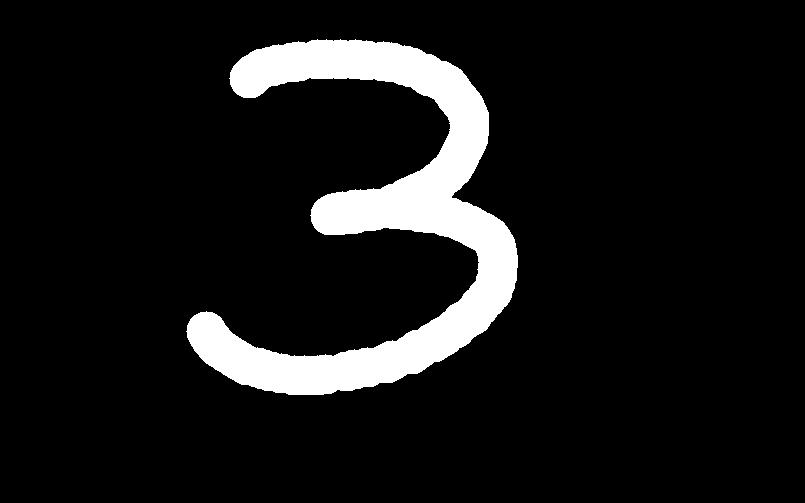
#> input picture out_snapsave.jpg, 805 x 503 px
$ jupyter execute --allow-errors script1notebook.ipynb   (older library calls are emulated)
#> lines starting #> are read from the running program, lines starting #| are printed output that depends on the picture; after the words box and inside, x2 and y2 are one past the last pixel; in counts of white or black regions, pixels touching at a corner belong together
[cell 1]
import pandas as pd
import numpy as np
import matplotlib.pyplot as plt
from resizeimage import resizeimage
from sklearn.svm import SVC
import pickle
from scipy import misc
from PIL import Image
import PIL
import imageio
from skimage import transform

[cell 2]
data = pd.read_csv('train.csv')
#> (reads train.csv from the repository)
features = data.iloc[:7500,1:]
labels = data.iloc[:7500,0]

[cell 3]
for i in range(len(features)):
    digit = features.iloc[i]
    digit[digit<np.mean(digit)]=0
    digit[digit>=np.mean(digit)]=255
#> (the rest of this cell did not finish here and is left out)

[cell 4]
dataset_modified = pd.DataFrame(index=None,columns=None)
#> (the rest of this cell did not finish here and is left out)

[cell 5]
new_features = dataset_modified.iloc[:7500,1:]
#> new_features = table of 0 rows and 0 columns
#> (the rest of this cell did not finish here and is left out)

[cell 6]
for i in range(len(new_features)):
    digit = new_features.iloc[i]
    digit[digit<np.mean(digit)]=0
    digit[digit>=np.mean(digit)]=255
#> this loop made 0 passes

[cell 7]
svm_clf1 = SVC(kernel='poly',degree=5,random_state=0)
#> (the rest of this cell did not finish here and is left out)

[cell 8]
pickle.dump(svm_clf1,open('final_model.sav','wb'))
features.dtypes.to_csv('features_dtypes.csv')

[cell 9]
img = imageio.imread('out_snapsave.jpg')
#> img is the input picture: shape (503, 805); min 0, max 255, mean 23.4
img = transform.resize(img, (28,28))
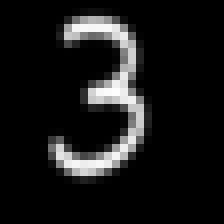
#> img: shape (28, 28) float64 (shown 8 times larger); min 0, max 0.997, mean 0.0918
img = img.astype(features.dtypes)
img = misc.bytescale(img)
x_test = []
for eachRow in img:
    for eachPixel in eachRow:
        x_test.append(eachPixel)
#> this loop made 28 passes
#> after the loop, x_test = 784 values, max 255 at index 322, min 0 at index 0, mean 23.47
x_test = np.array(x_test)
#Binarization
x_test[x_test<225]=0
x_test[x_test>=225]=255
#Removing rows
x_test = x_test.reshape((28,28))
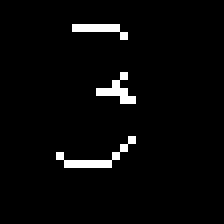
#> x_test: shape (28, 28) (shown 8 times larger); 3.2% white in thin lines or dots, all inside (x1, y1, x2, y2) = (7, 3, 17, 21)
array = []
del_arr=[]
for i in range(len(x_test)):
    if 255 not in x_test[i]:
        del_arr.append(i)
#> after the loop, del_arr = [0, 1, 2, 5, 6, 7, 8, 13, 14, 15, 16, 21, 22, 23, 24, 25, 26, 27]
x_test = np.delete(x_test,del_arr,0)
#Removing Columns
x_test=x_test.T
del_arr=[]
for i in range(len(x_test)):
    if 255 not in x_test[i]:
        del_arr.append(i)
#> after the loop, del_arr = [0, 1, 2, 3, 4, 5, 6, 17, 18, 19, 20, 21, 22, 23, 24, 25, 26, 27]
x_test = np.delete(x_test,del_arr,0)
x_test = x_test.T
misc.imsave('error.jpg',x_test)
img2 = Image.open('error.jpg')
wpercent = (28/float(img2.size[0]))
#> wpercent = 2.8
hsize = int((float(img2.size[1])*float(wpercent)))
#> hsize = 28
img3 = img2.resize((28,28),PIL.Image.ANTIALIAS)
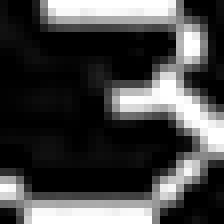
#> img3: PIL image 28x28 L (shown 8 times larger); min 0, max 255, mean 69.7
img3.save('error3.jpg',img2.format)

[cell 10]
img = imageio.imread('error3.jpg')
#> img: shape (28, 28); min 0, max 255, mean 69.9
img = transform.resize(img,(28,28))
img = img.astype(features.dtypes)
img = misc.bytescale(img)
img_test = []
for eachRow in img:
    for eachPixel in eachRow:
        img_test.append(eachPixel)
#> after the loop, img_test = 784 values, max 255 at index 7, min 0 at index 3, mean 69.91
img_test = np.array(img_test)
img_test = img_test.reshape([1,784])
img_test[img_test<np.mean(img_test)]=0
img_test[img_test>=np.mean(img_test)]=255
